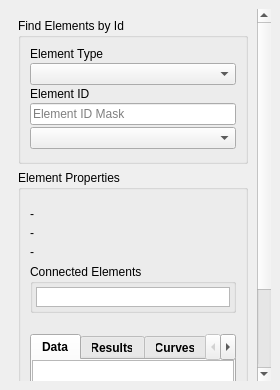
<?xml version="1.0" encoding="UTF-8"?>
<ui version="4.0">
 <class>DockWidget</class>
 <widget class="QDockWidget" name="DockWidget">
  <property name="geometry">
   <rect>
    <x>0</x>
    <y>0</y>
    <width>240</width>
    <height>390</height>
   </rect>
  </property>
  <property name="minimumSize">
   <size>
    <width>280</width>
    <height>10</height>
   </size>
  </property>
  <property name="windowTitle">
   <string>QGISRed: Element Explorer</string>
  </property>
  <widget class="QWidget" name="dockWidgetContents">
   <layout class="QHBoxLayout" name="horizontalLayout">
    <item>
     <widget class="QgsScrollArea" name="scrollArea">
      <property name="frameShape">
       <enum>QFrame::NoFrame</enum>
      </property>
      <property name="lineWidth">
       <number>0</number>
      </property>
      <property name="widgetResizable">
       <bool>true</bool>
      </property>
      <widget class="QWidget" name="scrollAreaWidgetContents">
       <property name="geometry">
        <rect>
         <x>0</x>
         <y>0</y>
         <width>232</width>
         <height>350</height>
        </rect>
       </property>
       <layout class="QVBoxLayout" name="verticalLayout">
        <item>
         <widget class="QgsCollapsibleGroupBox" name="mFindElementsGroupBox">
          <property name="title">
           <string>Find Elements by Id</string>
          </property>
          <property name="collapsed">
           <bool>true</bool>
          </property>
          <layout class="QVBoxLayout" name="verticalLayout_6">
           <item>
            <layout class="QVBoxLayout" name="findElementsLayout">
             <property name="spacing">
              <number>2</number>
             </property>
             <property name="leftMargin">
              <number>0</number>
             </property>
             <property name="topMargin">
              <number>0</number>
             </property>
             <property name="rightMargin">
              <number>0</number>
             </property>
             <property name="bottomMargin">
              <number>3</number>
             </property>
             <item>
              <widget class="QLabel" name="label_3">
               <property name="text">
                <string>Element Type</string>
               </property>
              </widget>
             </item>
             <item>
              <widget class="QComboBox" name="cbElementType">
               <property name="sizePolicy">
                <sizepolicy hsizetype="Expanding" vsizetype="Fixed">
                 <horstretch>0</horstretch>
                 <verstretch>0</verstretch>
                </sizepolicy>
               </property>
              </widget>
             </item>
             <item>
              <widget class="QLabel" name="label_7">
               <property name="text">
                <string>Element ID</string>
               </property>
              </widget>
             </item>
             <item>
              <widget class="QLineEdit" name="leElementMask">
               <property name="sizePolicy">
                <sizepolicy hsizetype="Expanding" vsizetype="Fixed">
                 <horstretch>0</horstretch>
                 <verstretch>0</verstretch>
                </sizepolicy>
               </property>
               <property name="placeholderText">
                <string>Element ID Mask</string>
               </property>
              </widget>
             </item>
             <item>
              <widget class="QComboBox" name="cbElementId">
               <property name="sizePolicy">
                <sizepolicy hsizetype="Expanding" vsizetype="Fixed">
                 <horstretch>0</horstretch>
                 <verstretch>0</verstretch>
                </sizepolicy>
               </property>
               <property name="maximumSize">
                <size>
                 <width>16777215</width>
                 <height>200</height>
                </size>
               </property>
               <property name="maxVisibleItems">
                <number>10</number>
               </property>
               <property name="sizeAdjustPolicy">
                <enum>QComboBox::AdjustToContentsOnFirstShow</enum>
               </property>
               <property name="placeholderText">
                <string/>
               </property>
              </widget>
             </item>
            </layout>
           </item>
          </layout>
         </widget>
        </item>
        <item>
         <widget class="QgsCollapsibleGroupBox" name="mElementPropertiesGroupBox">
          <property name="title">
           <string>Element Properties</string>
          </property>
          <property name="collapsed">
           <bool>true</bool>
          </property>
          <layout class="QVBoxLayout" name="verticalLayout_3">
           <item>
            <layout class="QVBoxLayout" name="elementPropertiesLayout">
             <property name="spacing">
              <number>5</number>
             </property>
             <property name="leftMargin">
              <number>0</number>
             </property>
             <property name="topMargin">
              <number>0</number>
             </property>
             <property name="rightMargin">
              <number>0</number>
             </property>
             <property name="bottomMargin">
              <number>0</number>
             </property>
             <item>
              <widget class="Line" name="lineEp">
               <property name="enabled">
                <bool>true</bool>
               </property>
               <property name="lineWidth">
                <number>0</number>
               </property>
               <property name="orientation">
                <enum>Qt::Horizontal</enum>
               </property>
              </widget>
             </item>
             <item>
              <widget class="QLabel" name="labelFoundElement">
               <property name="text">
                <string>-</string>
               </property>
              </widget>
             </item>
             <item>
              <widget class="QLabel" name="labelFoundElementTag">
               <property name="text">
                <string>-</string>
               </property>
              </widget>
             </item>
             <item>
              <widget class="QLabel" name="labelFoundElementDescription">
               <property name="text">
                <string>-</string>
               </property>
              </widget>
             </item>
             <item>
              <widget class="QgsCollapsibleGroupBox" name="mConnectedElementsGroupBox">
               <property name="maximumSize">
                <size>
                 <width>16777215</width>
                 <height>16777215</height>
                </size>
               </property>
               <property name="title">
                <string>Connected Elements</string>
               </property>
               <layout class="QVBoxLayout" name="verticalLayout_4">
                <property name="spacing">
                 <number>1</number>
                </property>
                <property name="leftMargin">
                 <number>3</number>
                </property>
                <property name="topMargin">
                 <number>3</number>
                </property>
                <property name="rightMargin">
                 <number>3</number>
                </property>
                <property name="bottomMargin">
                 <number>3</number>
                </property>
                <item>
                 <widget class="QListWidget" name="listWidget">
                  <property name="sizePolicy">
                   <sizepolicy hsizetype="Expanding" vsizetype="Fixed">
                    <horstretch>0</horstretch>
                    <verstretch>0</verstretch>
                   </sizepolicy>
                  </property>
                  <property name="minimumSize">
                   <size>
                    <width>0</width>
                    <height>20</height>
                   </size>
                  </property>
                  <property name="font">
                   <font>
                    <family>MS Shell Dlg 2</family>
                    <pointsize>8</pointsize>
                   </font>
                  </property>
                 </widget>
                </item>
               </layout>
              </widget>
             </item>
             <item>
              <widget class="Line" name="line_4">
               <property name="enabled">
                <bool>true</bool>
               </property>
               <property name="lineWidth">
                <number>0</number>
               </property>
               <property name="orientation">
                <enum>Qt::Horizontal</enum>
               </property>
              </widget>
             </item>
             <item>
              <widget class="Line" name="line_3">
               <property name="enabled">
                <bool>true</bool>
               </property>
               <property name="lineWidth">
                <number>0</number>
               </property>
               <property name="orientation">
                <enum>Qt::Horizontal</enum>
               </property>
              </widget>
             </item>
             <item>
              <widget class="QTabWidget" name="tabWidget">
               <property name="enabled">
                <bool>true</bool>
               </property>
               <property name="styleSheet">
                <string notr="true">QTabBar::tab { font-weight: bold;}</string>
               </property>
               <property name="currentIndex">
                <number>0</number>
               </property>
               <property name="documentMode">
                <bool>false</bool>
               </property>
               <property name="tabsClosable">
                <bool>false</bool>
               </property>
               <property name="movable">
                <bool>false</bool>
               </property>
               <property name="tabBarAutoHide">
                <bool>false</bool>
               </property>
               <widget class="QWidget" name="tabData">
                <attribute name="title">
                 <string>Data</string>
                </attribute>
                <layout class="QVBoxLayout" name="verticalLayout_7">
                 <property name="spacing">
                  <number>0</number>
                 </property>
                 <property name="leftMargin">
                  <number>0</number>
                 </property>
                 <property name="topMargin">
                  <number>0</number>
                 </property>
                 <property name="rightMargin">
                  <number>0</number>
                 </property>
                 <property name="bottomMargin">
                  <number>0</number>
                 </property>
                 <item>
                  <widget class="QTableWidget" name="dataTableWidget">
                   <property name="font">
                    <font>
                     <family>MS Shell Dlg 2</family>
                     <pointsize>8</pointsize>
                    </font>
                   </property>
                   <property name="horizontalScrollBarPolicy">
                    <enum>Qt::ScrollBarAlwaysOff</enum>
                   </property>
                   <property name="sizeAdjustPolicy">
                    <enum>QAbstractScrollArea::AdjustToContents</enum>
                   </property>
                   <property name="columnCount">
                    <number>0</number>
                   </property>
                  </widget>
                 </item>
                </layout>
               </widget>
               <widget class="QWidget" name="tabResults">
                <attribute name="title">
                 <string>Results</string>
                </attribute>
                <layout class="QHBoxLayout" name="horizontalLayout_4">
                 <property name="spacing">
                  <number>0</number>
                 </property>
                 <property name="leftMargin">
                  <number>0</number>
                 </property>
                 <property name="topMargin">
                  <number>0</number>
                 </property>
                 <property name="rightMargin">
                  <number>0</number>
                 </property>
                 <property name="bottomMargin">
                  <number>0</number>
                 </property>
                 <item>
                  <layout class="QFormLayout" name="formLayout_3">
                   <property name="horizontalSpacing">
                    <number>0</number>
                   </property>
                   <property name="verticalSpacing">
                    <number>0</number>
                   </property>
                   <item row="0" column="1">
                    <widget class="QLabel" name="labelResultsTime">
                     <property name="sizePolicy">
                      <sizepolicy hsizetype="Preferred" vsizetype="Fixed">
                       <horstretch>0</horstretch>
                       <verstretch>0</verstretch>
                      </sizepolicy>
                     </property>
                     <property name="minimumSize">
                      <size>
                       <width>0</width>
                       <height>35</height>
                      </size>
                     </property>
                     <property name="font">
                      <font>
                       <pointsize>9</pointsize>
                       <weight>75</weight>
                       <bold>true</bold>
                      </font>
                     </property>
                     <property name="text">
                      <string/>
                     </property>
                     <property name="textFormat">
                      <enum>Qt::PlainText</enum>
                     </property>
                     <property name="alignment">
                      <set>Qt::AlignCenter</set>
                     </property>
                    </widget>
                   </item>
                   <item row="1" column="1">
                    <widget class="QTableWidget" name="tableResults"/>
                   </item>
                  </layout>
                 </item>
                </layout>
               </widget>
               <widget class="QWidget" name="tabCurves">
                <attribute name="title">
                 <string>Curves</string>
                </attribute>
                <layout class="QVBoxLayout" name="verticalLayout_8">
                 <property name="spacing">
                  <number>2</number>
                 </property>
                 <property name="leftMargin">
                  <number>2</number>
                 </property>
                 <property name="topMargin">
                  <number>2</number>
                 </property>
                 <property name="rightMargin">
                  <number>2</number>
                 </property>
                 <property name="bottomMargin">
                  <number>2</number>
                 </property>
                </layout>
               </widget>
               <widget class="QWidget" name="tabPatterns">
                <attribute name="title">
                 <string>Patterns</string>
                </attribute>
                <layout class="QVBoxLayout" name="verticalLayout_9">
                 <property name="spacing">
                  <number>2</number>
                 </property>
                 <property name="leftMargin">
                  <number>2</number>
                 </property>
                 <property name="topMargin">
                  <number>2</number>
                 </property>
                 <property name="rightMargin">
                  <number>2</number>
                 </property>
                 <property name="bottomMargin">
                  <number>2</number>
                 </property>
                </layout>
               </widget>
               <widget class="QWidget" name="tabControls">
                <attribute name="title">
                 <string>Controls</string>
                </attribute>
                <layout class="QVBoxLayout" name="verticalLayout_10">
                 <property name="spacing">
                  <number>2</number>
                 </property>
                 <property name="leftMargin">
                  <number>2</number>
                 </property>
                 <property name="topMargin">
                  <number>2</number>
                 </property>
                 <property name="rightMargin">
                  <number>2</number>
                 </property>
                 <property name="bottomMargin">
                  <number>2</number>
                 </property>
                </layout>
               </widget>
              </widget>
             </item>
            </layout>
           </item>
          </layout>
         </widget>
        </item>
        <item>
         <spacer name="verticalSpacer_2">
          <property name="orientation">
           <enum>Qt::Vertical</enum>
          </property>
          <property name="sizeHint" stdset="0">
           <size>
            <width>20</width>
            <height>5</height>
           </size>
          </property>
         </spacer>
        </item>
        <item>
         <spacer name="verticalSpacer">
          <property name="orientation">
           <enum>Qt::Vertical</enum>
          </property>
          <property name="sizeHint" stdset="0">
           <size>
            <width>20</width>
            <height>5</height>
           </size>
          </property>
         </spacer>
        </item>
       </layout>
      </widget>
     </widget>
    </item>
   </layout>
  </widget>
 </widget>
 <customwidgets>
  <customwidget>
   <class>QgsCollapsibleGroupBox</class>
   <extends>QGroupBox</extends>
   <header>qgscollapsiblegroupbox.h</header>
   <container>1</container>
  </customwidget>
  <customwidget>
   <class>QgsScrollArea</class>
   <extends>QScrollArea</extends>
   <header>qgis.gui</header>
   <container>1</container>
  </customwidget>
 </customwidgets>
 <resources/>
 <connections/>
</ui>
